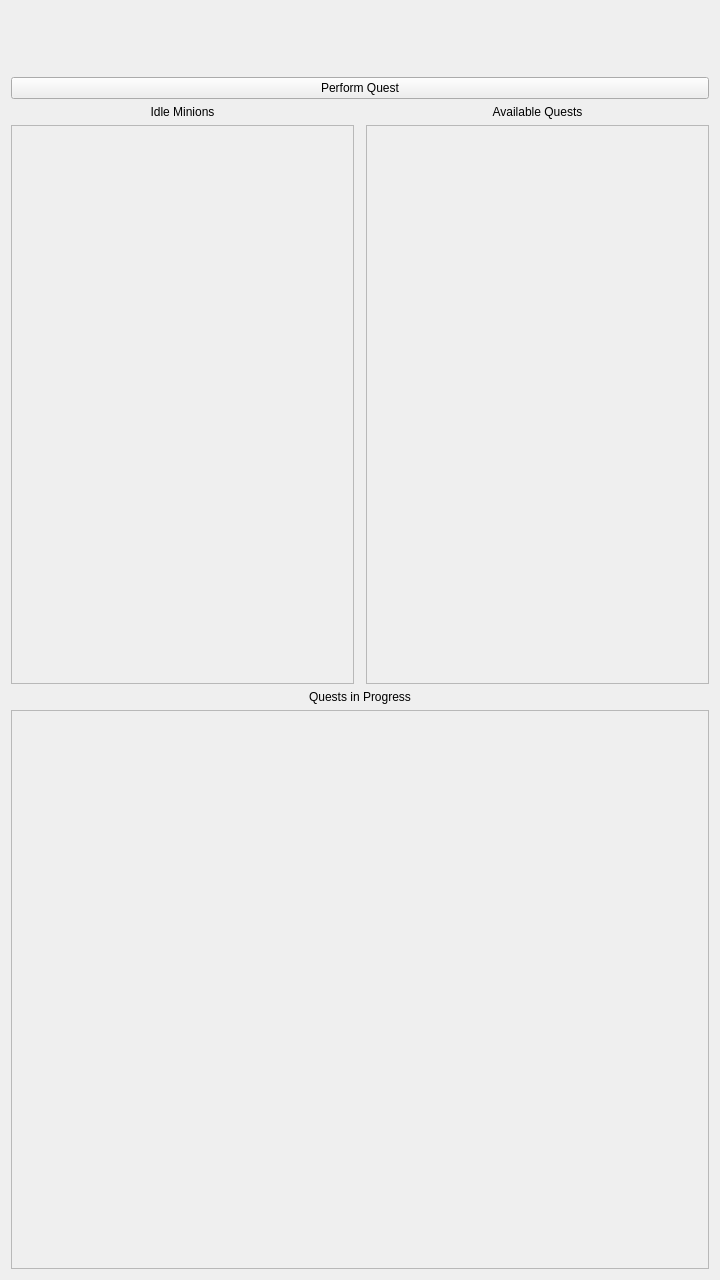
<?xml version="1.0" encoding="UTF-8"?>
<ui version="4.0">
 <class>MainWindow</class>
 <widget class="QMainWindow" name="MainWindow">
  <property name="geometry">
   <rect>
    <x>0</x>
    <y>0</y>
    <width>720</width>
    <height>1280</height>
   </rect>
  </property>
  <property name="minimumSize">
   <size>
    <width>0</width>
    <height>0</height>
   </size>
  </property>
  <property name="maximumSize">
   <size>
    <width>720</width>
    <height>1280</height>
   </size>
  </property>
  <property name="windowTitle">
   <string>MainWindow</string>
  </property>
  <property name="styleSheet">
   <string notr="true">QWidget {                                          
background-color:             rgb(220,230,242);
}                                                  

QFrame{
background-color:             rgb(149,179,215);
}

QPushButton{                                       
background-color:             rgb(149,179,215);
font:10pt 'Segoe UI Semibold';
color:                        rgb(55, 96,146);
border-width:2px;
border-color:                rgb(55, 96,146);
}                                                 

QPushButton:disabled {                             
color:                        rgb(166,166,166);
background-color:             rgb(242,242,242);
border-color:                 rgb(242,242,242);
}                                                  
                                                   
QLabel{                                            
font:10pt 'Segoe UI Semibold';
color:                        rgb(55, 96,146);
background-color:             rgb(220,230,242);
text-align:center;                                 
border-style:none;                                 
}        

QFrame&gt;QLabel{
background-color:             rgb(149,179,215);
}</string>
  </property>
  <widget class="QWidget" name="centralWidget">
   <layout class="QGridLayout" name="gridLayout">
    <item row="0" column="0" colspan="3">
     <widget class="QWidget" name="wTitle" native="true">
      <property name="minimumSize">
       <size>
        <width>60</width>
        <height>60</height>
       </size>
      </property>
      <layout class="QGridLayout" name="gridLayout_5">
       <item row="0" column="1">
        <widget class="QLabel" name="lblGold">
         <property name="text">
          <string/>
         </property>
         <property name="alignment">
          <set>Qt::AlignRight|Qt::AlignTrailing|Qt::AlignVCenter</set>
         </property>
        </widget>
       </item>
       <item row="0" column="2">
        <widget class="QLabel" name="label">
         <property name="text">
          <string/>
         </property>
         <property name="pixmap">
          <pixmap resource="res.qrc">:/icons/currency/15/goldIcon.gif</pixmap>
         </property>
         <property name="alignment">
          <set>Qt::AlignLeading|Qt::AlignLeft|Qt::AlignVCenter</set>
         </property>
        </widget>
       </item>
      </layout>
     </widget>
    </item>
    <item row="2" column="2">
     <widget class="QWidget" name="wQuestHubContainer" native="true">
      <layout class="QGridLayout" name="gridLayout_3">
       <property name="leftMargin">
        <number>0</number>
       </property>
       <property name="topMargin">
        <number>0</number>
       </property>
       <property name="rightMargin">
        <number>0</number>
       </property>
       <property name="bottomMargin">
        <number>0</number>
       </property>
       <item row="1" column="0">
        <widget class="VerticalScrollArea" name="saQuestHub">
         <property name="sizePolicy">
          <sizepolicy hsizetype="Expanding" vsizetype="Preferred">
           <horstretch>0</horstretch>
           <verstretch>0</verstretch>
          </sizepolicy>
         </property>
         <property name="widgetResizable">
          <bool>true</bool>
         </property>
         <widget class="QuestHub" name="wQuestHub">
          <property name="geometry">
           <rect>
            <x>0</x>
            <y>0</y>
            <width>343</width>
            <height>555</height>
           </rect>
          </property>
         </widget>
        </widget>
       </item>
       <item row="0" column="0">
        <widget class="QLabel" name="lblQuestHub">
         <property name="sizePolicy">
          <sizepolicy hsizetype="Preferred" vsizetype="Fixed">
           <horstretch>0</horstretch>
           <verstretch>0</verstretch>
          </sizepolicy>
         </property>
         <property name="text">
          <string>Available Quests</string>
         </property>
         <property name="alignment">
          <set>Qt::AlignCenter</set>
         </property>
        </widget>
       </item>
      </layout>
     </widget>
    </item>
    <item row="3" column="0" colspan="3">
     <widget class="QWidget" name="wQuestProgressHubContainer" native="true">
      <layout class="QGridLayout" name="gridLayout_4">
       <property name="leftMargin">
        <number>0</number>
       </property>
       <property name="topMargin">
        <number>0</number>
       </property>
       <property name="rightMargin">
        <number>0</number>
       </property>
       <property name="bottomMargin">
        <number>0</number>
       </property>
       <item row="1" column="0">
        <widget class="VerticalScrollArea" name="saQuestProgressHub">
         <property name="widgetResizable">
          <bool>true</bool>
         </property>
         <widget class="QuestProgressHub" name="wQuestProgressHub">
          <property name="geometry">
           <rect>
            <x>0</x>
            <y>0</y>
            <width>700</width>
            <height>554</height>
           </rect>
          </property>
         </widget>
        </widget>
       </item>
       <item row="0" column="0">
        <widget class="QLabel" name="lblQuestProgressHub">
         <property name="text">
          <string>Quests in Progress</string>
         </property>
         <property name="alignment">
          <set>Qt::AlignCenter</set>
         </property>
        </widget>
       </item>
      </layout>
     </widget>
    </item>
    <item row="2" column="0">
     <widget class="QWidget" name="wMinionHubContainer" native="true">
      <layout class="QGridLayout" name="gridLayout_2">
       <property name="leftMargin">
        <number>0</number>
       </property>
       <property name="topMargin">
        <number>0</number>
       </property>
       <property name="rightMargin">
        <number>0</number>
       </property>
       <property name="bottomMargin">
        <number>0</number>
       </property>
       <item row="0" column="0">
        <widget class="QLabel" name="lblMinionHub">
         <property name="sizePolicy">
          <sizepolicy hsizetype="Preferred" vsizetype="Fixed">
           <horstretch>0</horstretch>
           <verstretch>0</verstretch>
          </sizepolicy>
         </property>
         <property name="text">
          <string>Idle Minions</string>
         </property>
         <property name="alignment">
          <set>Qt::AlignCenter</set>
         </property>
        </widget>
       </item>
       <item row="1" column="0">
        <widget class="VerticalScrollArea" name="saMinionHub">
         <property name="sizePolicy">
          <sizepolicy hsizetype="Expanding" vsizetype="MinimumExpanding">
           <horstretch>0</horstretch>
           <verstretch>0</verstretch>
          </sizepolicy>
         </property>
         <property name="horizontalScrollBarPolicy">
          <enum>Qt::ScrollBarAlwaysOff</enum>
         </property>
         <property name="widgetResizable">
          <bool>true</bool>
         </property>
         <widget class="MinionHub" name="wMinionHub">
          <property name="geometry">
           <rect>
            <x>0</x>
            <y>0</y>
            <width>343</width>
            <height>555</height>
           </rect>
          </property>
         </widget>
        </widget>
       </item>
      </layout>
     </widget>
    </item>
    <item row="1" column="0" colspan="3">
     <widget class="QPushButton" name="pbGo">
      <property name="sizePolicy">
       <sizepolicy hsizetype="Minimum" vsizetype="Fixed">
        <horstretch>0</horstretch>
        <verstretch>0</verstretch>
       </sizepolicy>
      </property>
      <property name="text">
       <string>Perform Quest</string>
      </property>
     </widget>
    </item>
   </layout>
  </widget>
 </widget>
 <layoutdefault spacing="6" margin="11"/>
 <customwidgets>
  <customwidget>
   <class>QuestHub</class>
   <extends>QWidget</extends>
   <header>questhub.h</header>
   <container>1</container>
  </customwidget>
  <customwidget>
   <class>MinionHub</class>
   <extends>QWidget</extends>
   <header>minionhub.h</header>
   <container>1</container>
  </customwidget>
  <customwidget>
   <class>QuestProgressHub</class>
   <extends>QWidget</extends>
   <header>questprogresshub.h</header>
   <container>1</container>
  </customwidget>
  <customwidget>
   <class>VerticalScrollArea</class>
   <extends>QScrollArea</extends>
   <header>verticalscrollarea.h</header>
   <container>1</container>
  </customwidget>
 </customwidgets>
 <resources>
  <include location="res.qrc"/>
 </resources>
 <connections/>
</ui>
